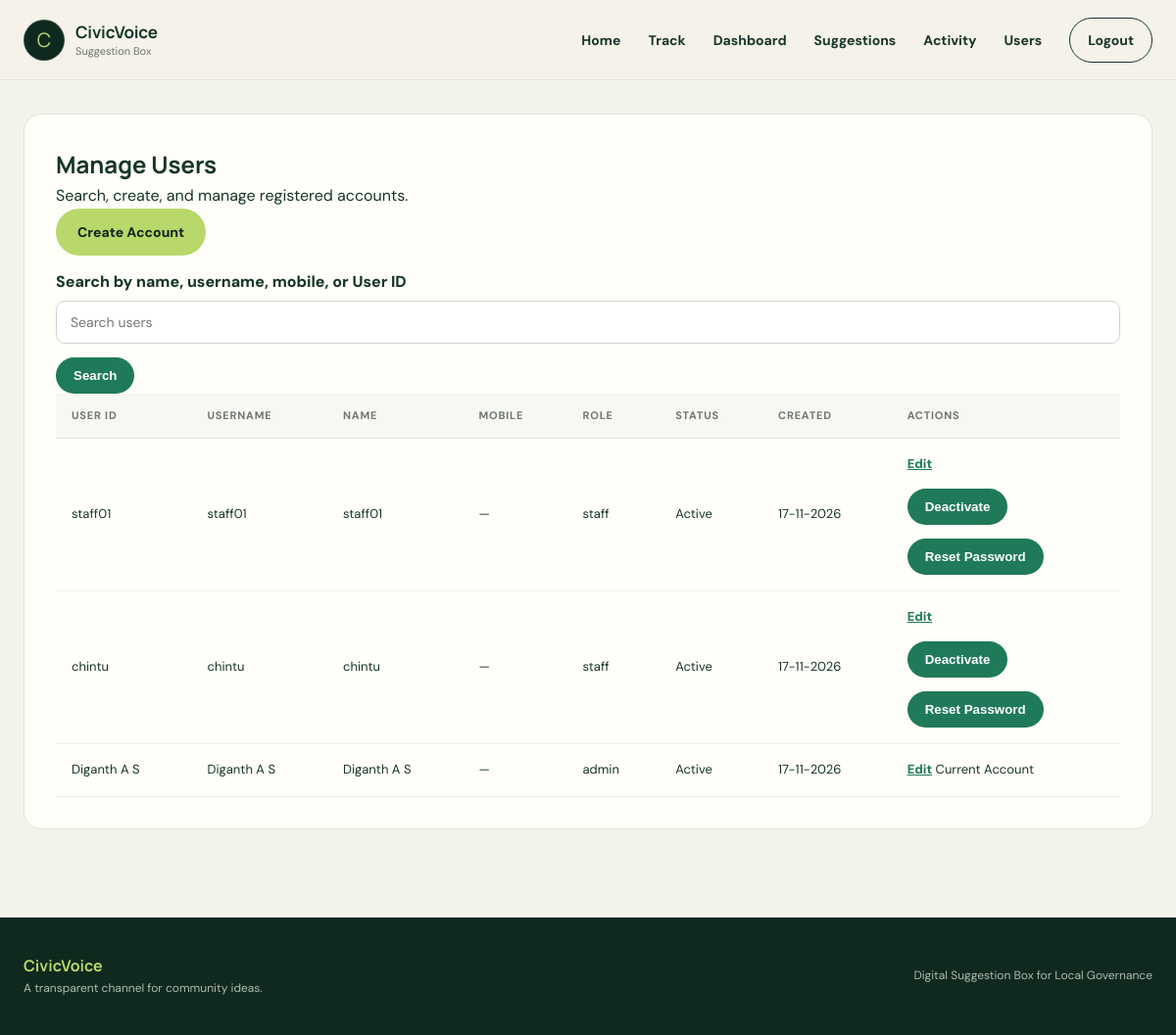
Before: /admin/users (signed in) with the older database file.
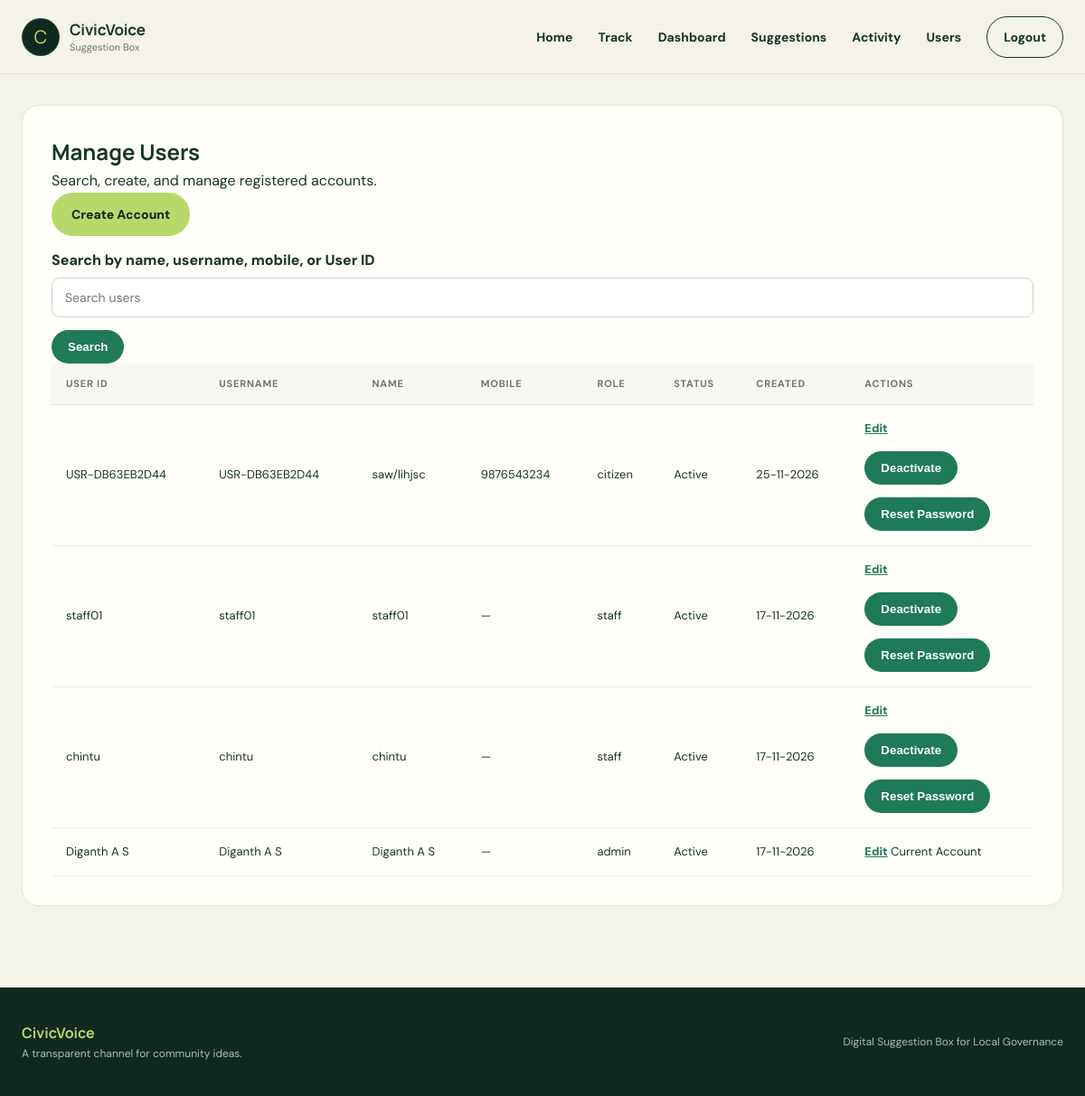
After: the same page with the newer database file.
### app/models.py (models this page shows)
class User(UserMixin, db.Model):
    id = db.Column(db.Integer, primary_key=True)
    public_user_id = db.Column(db.String(20), unique=True, nullable=True)
    username = db.Column(
        db.String(80),
        unique=True,
        nullable=False
    )
    full_name = db.Column(db.String(100), nullable=True)
    mobile_number = db.Column(db.String(16), unique=True, nullable=True)
    email = db.Column(db.String(254), unique=True, nullable=True)
    password_hash = db.Column(db.String(255), nullable=False)
    role = db.Column(db.String(20), nullable=False)
    is_active = db.Column(
        db.Boolean,
        default=True,
        nullable=False
    )
    must_change_password = db.Column(
        db.Boolean,
        default=True,
        nullable=False
    )
    failed_login_attempts = db.Column(
        db.Integer,
        default=0,
        nullable=False
    )
    locked_until = db.Column(db.DateTime, nullable=True)
    setup_token_nonce = db.Column(db.String(64), nullable=True)
    created_at = db.Column(
        db.DateTime,
        default=datetime.utcnow
    )

### app/routes.py (the view, shortened to what this page needs)
    @app.route("/admin/users")
    @admin_required
    def manage_users():
        search = request.args.get("q", "").strip()[:100]
        query = User.query
        users = query.order_by(
            User.created_at.desc()
        ).all()
        return render_template(
            "manage_users.html",
            users=users,
            search=search,
        )

### app/__init__.py (called while the page is built)
@login_manager.user_loader
def load_user(user_id):
    from app.models import User
    try:
        user_id = int(user_id)
    except (TypeError, ValueError):
        return None
    user = db.session.get(User, user_id)
    if user is None or not user.is_active:
        return None
    return user

### app/routes.py (called while the page is built)
def admin_required(view_function):
    @wraps(view_function)
    @login_required
    def wrapped_view(*args, **kwargs):
        if current_user.role != "admin":
            abort(403)
        return view_function(*args, **kwargs)
    return wrapped_view

### app/templates/manage_users.html (shortened to what this page needs)
{% extends "base.html" %}
{% block content %}
<section class="form-container">
    <h1>Manage Users</h1>
    <p>Search, create, and manage registered accounts.</p>
    <p><a class="btn btn-primary" href="{{ url_for('create_user') }}">Create Account</a></p>
    <form method="GET" action="{{ url_for('manage_users') }}" role="search">
        <label for="user-search">Search by name, username, mobile, or User ID</label>
        <input
            type="search"
            id="user-search"
            name="q"
            value="{{ search }}"
            maxlength="100"
            placeholder="Search users"
        >
        <button type="submit">Search</button>
    </form>
    {% if users %}
    <div class="table-scroll">
    <table class="modern-table">
        <thead>
            <tr>
                <th>User ID</th>
                <th>Username</th>
                <th>Name</th>
                <th>Mobile</th>
                <th>Role</th>
                <th>Status</th>
                <th>Created</th>
                <th>Actions</th>
            </tr>
        </thead>
        <tbody>
            {% for user in users %}
            <tr>
                <td>{{ user.public_user_id or user.username }}</td>
                <td>{{ user.username }}</td>
                <td>{{ user.full_name or user.username }}</td>
                <td>{{ user.mobile_number or "—" }}</td>
                <td>{{ user.role }}</td>
                <td>
                    {% if user.is_active %}
                        Active
                    {% else %}
                        Inactive
                    {% endif %}
                </td>
                <td>{{ user.created_at.strftime("%d-%m-%Y") if user.created_at else "Unknown" }}</td>
                <td>
                    <a href="{{ url_for('edit_user', user_id=user.id) }}">Edit</a>
                    {% if user.id != current_user.id %}
                    <form method="POST"
                          action="{{ url_for('toggle_user', user_id=user.id) }}">
                        <button type="submit">
                            {% if user.is_active %}
                                Deactivate
                            {% else %}
                                Reactivate
                            {% endif %}
                        </button>
                    </form>
                    <form method="POST"
                          action="{{ url_for('reset_user_password', user_id=user.id) }}">
                        <button type="submit">Reset Password</button>
                    </form>
                    {% else %}
                        <span>Current Account</span>
                    {% endif %}
                </td>
            </tr>
            {% endfor %}
        </tbody>
    </table>
    </div>
    {% else %}
        <p>{{ "No users match your search." if search else "No users found." }}</p>
    {% endif %}
</section>
{% endblock %}

Changed rows visible on the page:
added User: public_user "USR-DB63EB2D44", username "USR-DB63EB2D44", full_name "saw/lihjsc", mobile_number "9876543234", role "citizen", is_active "Active", created_at "25-11-2026"
